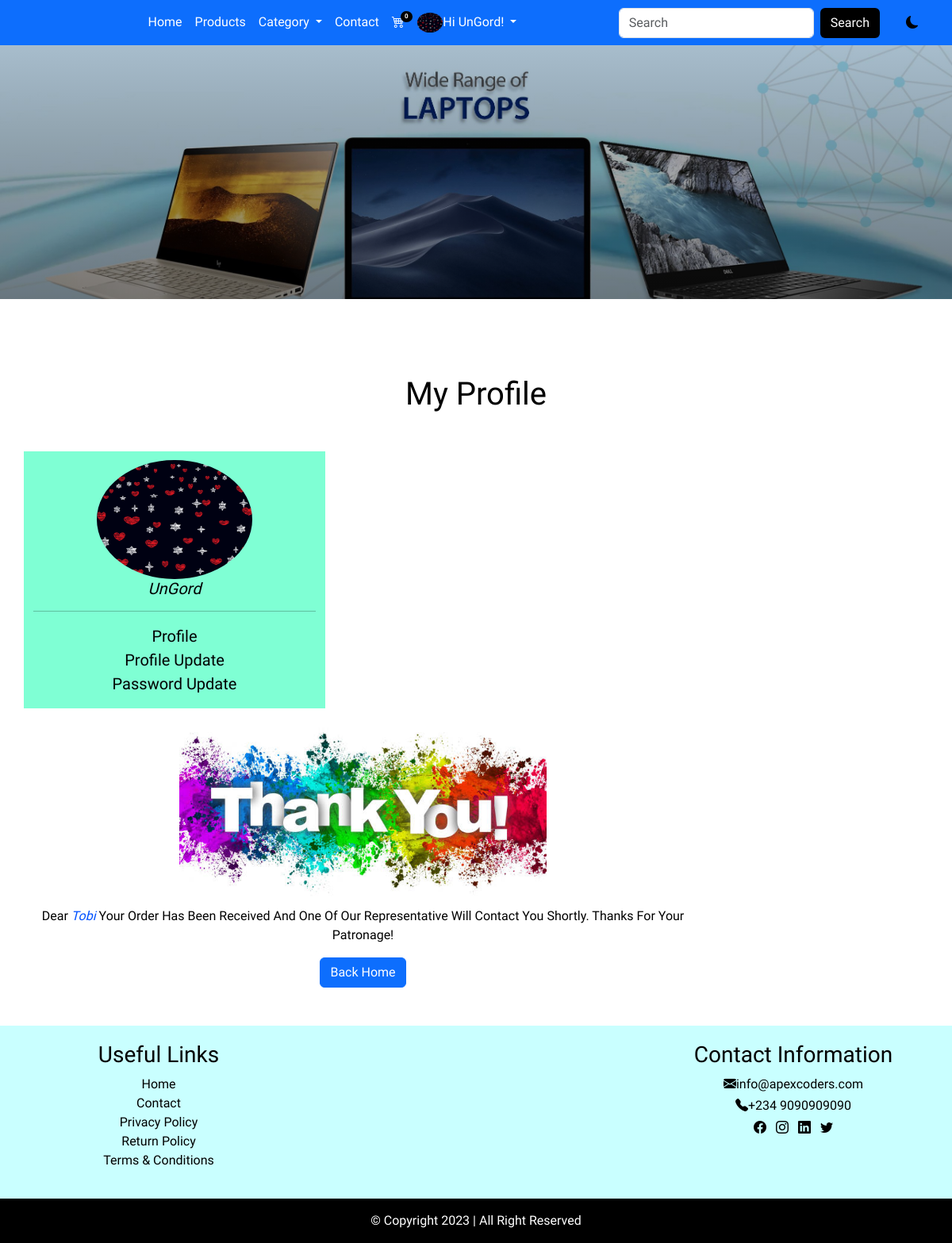
/callback (signed in), run on the app's committed database.
### userprofile/models.py (models this page shows, shortened)
class Customer(models.Model):
    user = models.OneToOneField(User, on_delete=models.CASCADE)
    first_name = models.CharField(max_length=100)
    last_name = models.CharField(max_length=100)
    email = models.EmailField(max_length=150)
    phone = models.CharField(max_length=12)
    address = models.CharField(max_length=200)
    pix = models.ImageField(upload_to="profilepix")
    joined = models.DateTimeField(auto_now_add=True)

### main/views.py (the view)
# urls.py: path('callback', views.callback, name='callback'),
@login_required(login_url='signin')
def callback(request):
    userprof = Customer.objects.get(user__username = request.user.username)
    cart = Cart.objects.filter(user__username = request.user.username, paid=False)
    for item in cart:
        item.paid = True
        item.save()
    context = {
        'userprof': userprof,
        'cart': cart
    }
    return render(request, 'callback.html', context)

### main/context_processor.py (called while the page is built)
def apex(request):
    info = AppInfo.objects.get(pk=1)
    category = Category.objects.all()
    context = {
        'info': info,
        'category': category
    }
    return context

def cartcount(request):
    cart = Cart.objects.filter(user__username = request.user.username, paid=False)
    itemcount = 0
    for item in cart:
        itemcount += item.quantity
    context = {
        'cart': cart,
        'itemcount': itemcount,
    }
    return context

### main/templates/callback.html
{% extends 'base.html' %}
{% load static %}
{% block header %}
  {% include 'header.html' %}
{% endblock header %}
{% block banner %}
  {% include 'banner.html' %}
{% endblock banner %}
{% block content %}
<div class="container mt-5 mb-5">
  <h1 class="text-center text-capitalize pt-5 mb-5">my profile</h1>
  <div class="row">
    <div class="col-md-4 pavat">
      <img src="{{userprof.pix.url}}" alt="" style="height: 150px;">
      <h5>{{userprof.user}}</h5>
      <hr>
      <ul class="list-unstyled">
        <li><a href="{% url 'profile' %}">profile</a></li>
        <li><a href="{% url 'profile_update' %}">profile update</a></li>
        <li><a href="{% url 'password_update' %}">password update</a></li>
      </ul>
    </div>
    <div class="col-md-9 thank">
      <img src="{% static '' %}img/istockphoto-1132817705-612x612.jpg" alt="" style="height: 250px;">
      <p>dear <span>{{userprof.first_name}}</span> your order has been received and one of our
      representative will contact you shortly. Thanks for your patronage!</p>
      <a href="{% url 'home' %}"><button class="btn btn-primary">Back Home</button></a>
  </div>
  </div>
</div>
{% endblock content %}
{% block footer %}
  {% include 'footer.html' %}
{% endblock footer %}

### main/templates/header.html (shortened to what this page needs)
<nav class="navbar navbar-expand-lg bg-primary sticky-top">
    <div class="container">
        <div class="collapse navbar-collapse" id="navbarSupportedContent">
            <ul class="navbar-nav mx-auto mb-2 mb-lg-0">
                {% if user.is_authenticated %}
                <li class="nav-item">
                    <a class="nav-link" aria-current="page" href="{% url 'home' %}">Home</a>
                </li>
                <li class="nav-item">
                    <a class="nav-link" href="{% url 'products' %}">Products</a>
                </li>
                <li class="nav-item dropdown">
                    <a class="nav-link dropdown-toggle" href="#" role="button" data-bs-toggle="dropdown" aria-expanded="false">
                        Category
                    </a>
                </li>
                <li class="nav-item">
                    <a class="nav-link" href="{% url 'contact' %}">Contact</a>
                </li>
                <li class="nav-item">
                    <a class="nav-link" href="{% url 'cart' %}">
                        <div class="wrapper">
                            <i class="bi bi-cart4"></i>
                            <span class="badge">{{itemcount}}</span>
                        </div>
                    </a>
                </li>
                <li class="nav-item dropdown">
                    <a class="nav-link dropdown-toggle" href="#" role="button" data-bs-toggle="dropdown" aria-expanded="false">
                        {% if user.customer %}
                        <img src="{{user.customer.pix.url}}" style="height: 25px;" alt=""><span>Hi {{user.username}}!</span>
                        {% endif %}
                    </a>
                </li>
                {% endif %}
            </ul>
            <form action="{% url 'search' %}" method="POST" class="d-flex" role="search">
            <input class="form-control me-2" name="item" type="search" placeholder="Search" aria-label="Search">
            <button class="btn bg-black text-white" type="submit">Search</button>
            </form>
            <div class="rash">
            <i class="bi bi-moon-fill"></i>
            </div>
        </div>
    </div>
</nav>

### main/static/css/style.css (style rules this page uses)
* { padding: 0%; margin: 0%; box-sizing: border-box; font-family: 'Ysabeau Infant', sans-serif;; }
.nav-item a { color: white; text-transform: capitalize; font-weight: 500; }
.nav-link img { border-radius: 100%; }
.wrapper { position: relative; }
.wrapper span { position: absolute; top: -2px; right: -10px; background-color: black; font-size: 8px; border-radius: 50%; }
.rash { margin-left: 3%; cursor: pointer; }
:root { --bg: white; --icon: black; --text: black; --foot: black; }
body { background: var(--bg) !important; color: var(--text) !important; overflow-y: hidden; }
.pavat { text-align: center; background-color: aquamarine; }
.pavat img { border-radius: 100%; margin-top: 3%; }
.pavat h5 { font-style: italic; }
.pavat a { text-decoration: none; color: black; text-transform: capitalize; font-size: 20px; }
.thank { text-align: center; }
.thank p { text-transform: capitalize; font-weight: 500; }
.thank span { color: rgb(0, 81, 255); font-style: italic; }

### data on the page
Customer: pix (picture), user "UnGord", first_name "Tobi"

### other printed values
{{ itemcount }} "0"
{{ user.username }} "UnGord"
